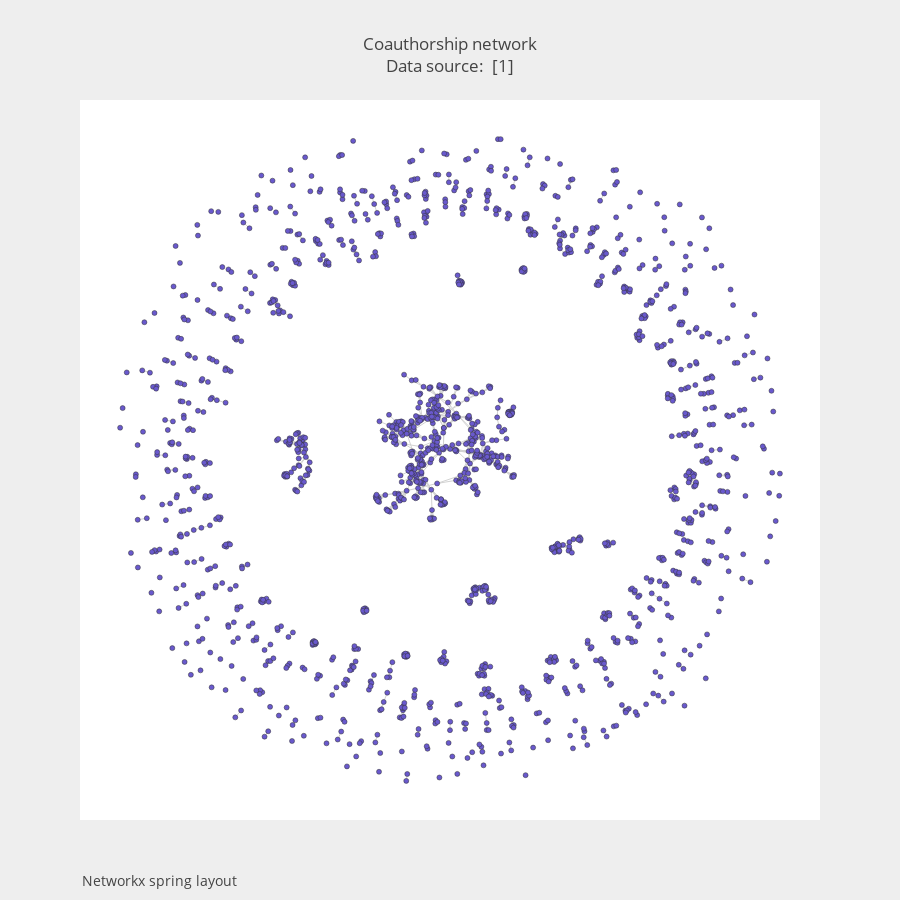

Notebook code for this chart:
### Code cell
fig4 = go.Figure(data=[trace7, trace8], layout=layout)
fig4['layout'].update(width=900, height=900)
fig4['layout']['annotations'][0]['text'] = annot4
iplot(fig4)

### Figure 1 — Plotly figure (JSON) as saved in the notebook; plotly's stock layout.template omitted (floating-point values rounded to 4 significant figures; data arrays with more than 128 entries replaced by an {"elided": "..."} marker saying what was removed)
{"data": [{"hoverinfo": "none", "line": {"color": "rgb(210,210,210)", "width": 1}, "mode": "lines", "type": "scatter", "x": {"elided": "8226 float values"}, "y": {"elided": "8226 float values"}}, {"hoverinfo": "text", "marker": {"color": "#6959CD", "line": {"color": "rgb(50,50,50)", "width": 0.5}, "size": 5}, "mode": "markers", "text": {"elided": "1589 str values"}, "type": "scatter", "x": {"elided": "1589 float values"}, "y": {"elided": "1589 float values"}}], "layout": {"annotations": [{"font": {"size": 14}, "showarrow": false, "text": "Networkx spring layout", "x": 0, "xanchor": "left", "xref": "paper", "y": -0.1, "yanchor": "bottom", "yref": "paper"}], "font": {"size": 12}, "height": 900, "hovermode": "closest", "paper_bgcolor": "#eeeeee", "showlegend": false, "title": {"text": "Coauthorship network<br>Data source: <a href='https://networkdata.ics.uci.edu/data.php?id=11'> [1]</a>", "x": 0.5}, "width": 900, "xaxis": {"visible": false}, "yaxis": {"visible": false}}}
